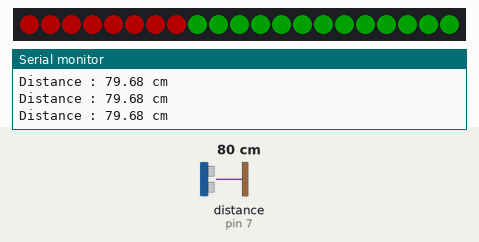
Bench run of a sketch on a simulated Arduino Uno, built with avr-gcc and run on an emulated ATmega328P. Parts: 21 RGB LEDs in strip order, left to right, the last lines printed to the serial monitor. Wiring (inferred from the names in the program): ultrasonic range finder: trigger pin 8; echo pin 7. The inputs (shaded band) are chosen by the test bench; at power-on: distance to the obstacle (sensor on pin 7) 80 cm. The echo pulse lasts 58.3 µs per cm; dim RGB values are drawn brighter than linear.

Above: at 2.2 s.
2.3 s: distance to the obstacle (sensor on pin 7) set to 198 cm
At 3.0 s:
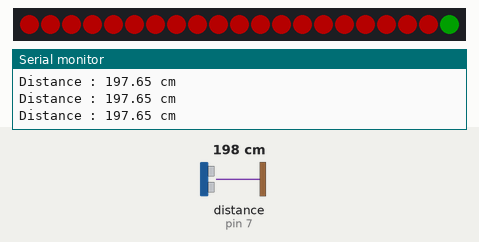
3.9 s: distance to the obstacle (sensor on pin 7) set to 204 cm
5.4 s: distance to the obstacle (sensor on pin 7) set to 2 cm
At 6.4 s:
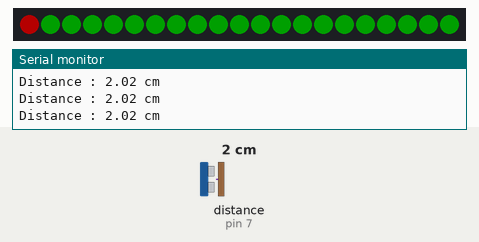
6.9 s: distance to the obstacle (sensor on pin 7) set to 250 cm
At 8.2 s:
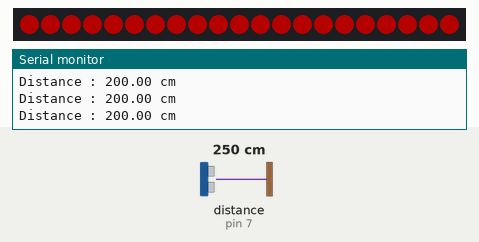
8.5 s: distance to the obstacle (sensor on pin 7) set to 4 cm
At 9.5 s:
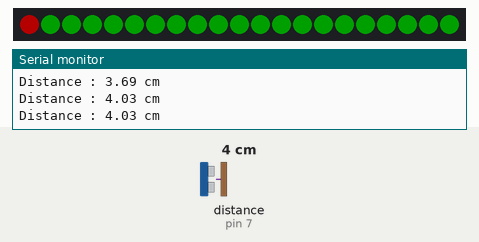
Timing chart, 0 to 11.0 s (numbered marks = the images above; inputs shaded):
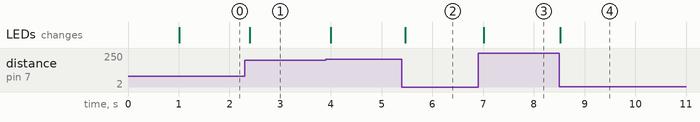

The sketch:

codefinal.ino
```cpp
#include <FastLED.h>

#define LED_PIN     4
#define NUM_LEDS    21
#define BRIGHTNESS  64
#define LED_TYPE    WS2811
#define COLOR_ORDER GRB

#define TRIGGER_PIN 8
#define ECHO_PIN 7

#define MAX_DISTANCE 200
#define MIN_DISTANCE 2

CRGB leds[NUM_LEDS];

void setup() {
  delay(1000);
  Serial.begin(115200);
  while (!Serial) { delay(10); }

  Serial.println("Démarrage du capteur");

  pinMode(TRIGGER_PIN, OUTPUT);
  pinMode(ECHO_PIN, INPUT);

  FastLED.addLeds<LED_TYPE, LED_PIN, COLOR_ORDER>(leds, NUM_LEDS);
  FastLED.setBrightness(BRIGHTNESS);
}

void loop() {
  digitalWrite(TRIGGER_PIN, LOW);
  delayMicroseconds(2);
  digitalWrite(TRIGGER_PIN, HIGH);
  delayMicroseconds(10);
  digitalWrite(TRIGGER_PIN, LOW);

  float duration = pulseIn(ECHO_PIN, HIGH);
  float distance = (duration * 0.0343) / 2;
  distance = constrain(distance, 0, MAX_DISTANCE);

  Serial.print("Distance : ");
  Serial.print(distance);
  Serial.println(" cm");

  if (distance == 0) {
    fill_solid(leds, NUM_LEDS, CRGB::Green);
  } else {
    int numLitLeds = map(distance, MIN_DISTANCE, MAX_DISTANCE, 1, NUM_LEDS);

    for (int i = 0; i < NUM_LEDS; i++) {
      if (i < numLitLeds) {
        leds[i] = CRGB::Red;
      } else {
        leds[i] = CRGB::Green;
      }
    }
  }

  FastLED.show();
  delay(100);
}
```

Measured:
- after the input at 2.3 s, the LEDs: change after 0.10 s (image 1)
- after the input at 5.4 s, the LEDs: change after 0.07 s (image 2)
- after the input at 6.9 s, the LEDs: change after 0.12 s (image 3)
- after the input at 8.5 s, the LEDs: change at once (image 4)
